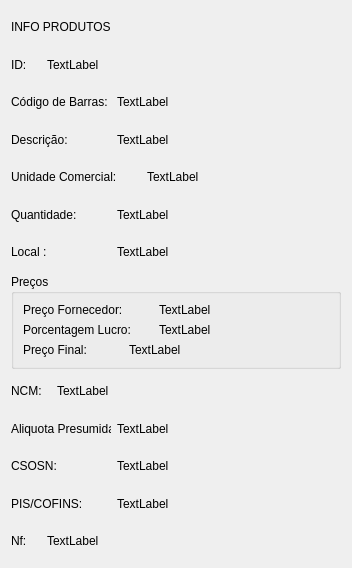
<?xml version="1.0" encoding="UTF-8"?>
<ui version="4.0">
 <class>InfoJanelaProd</class>
 <widget class="QDialog" name="InfoJanelaProd">
  <property name="geometry">
   <rect>
    <x>0</x>
    <y>0</y>
    <width>352</width>
    <height>568</height>
   </rect>
  </property>
  <property name="windowTitle">
   <string>Dialog</string>
  </property>
  <layout class="QVBoxLayout" name="verticalLayout_2">
   <item>
    <widget class="QLabel" name="label_14">
     <property name="styleSheet">
      <string notr="true">font: 700 10pt &quot;Ubuntu&quot;;</string>
     </property>
     <property name="text">
      <string>INFO PRODUTOS</string>
     </property>
    </widget>
   </item>
   <item>
    <layout class="QHBoxLayout" name="horizontalLayout">
     <item>
      <widget class="QLabel" name="label_2">
       <property name="minimumSize">
        <size>
         <width>30</width>
         <height>0</height>
        </size>
       </property>
       <property name="maximumSize">
        <size>
         <width>30</width>
         <height>16777215</height>
        </size>
       </property>
       <property name="text">
        <string>ID:</string>
       </property>
      </widget>
     </item>
     <item>
      <widget class="QLabel" name="Lbl_ID">
       <property name="text">
        <string>TextLabel</string>
       </property>
      </widget>
     </item>
    </layout>
   </item>
   <item>
    <layout class="QHBoxLayout" name="horizontalLayout_2">
     <item>
      <widget class="QLabel" name="label_5">
       <property name="maximumSize">
        <size>
         <width>100</width>
         <height>16777215</height>
        </size>
       </property>
       <property name="text">
        <string>Código de Barras:</string>
       </property>
      </widget>
     </item>
     <item>
      <widget class="QLabel" name="Lbl_CBarras">
       <property name="text">
        <string>TextLabel</string>
       </property>
      </widget>
     </item>
    </layout>
   </item>
   <item>
    <layout class="QHBoxLayout" name="horizontalLayout_3">
     <item>
      <widget class="QLabel" name="label">
       <property name="maximumSize">
        <size>
         <width>100</width>
         <height>16777215</height>
        </size>
       </property>
       <property name="text">
        <string>Descrição:</string>
       </property>
      </widget>
     </item>
     <item>
      <widget class="QLabel" name="Lbl_Desc">
       <property name="text">
        <string>TextLabel</string>
       </property>
      </widget>
     </item>
    </layout>
   </item>
   <item>
    <layout class="QHBoxLayout" name="horizontalLayout_4">
     <item>
      <widget class="QLabel" name="label_4">
       <property name="maximumSize">
        <size>
         <width>130</width>
         <height>16777215</height>
        </size>
       </property>
       <property name="text">
        <string>Unidade Comercial:</string>
       </property>
      </widget>
     </item>
     <item>
      <widget class="QLabel" name="Lbl_UCom">
       <property name="text">
        <string>TextLabel</string>
       </property>
      </widget>
     </item>
    </layout>
   </item>
   <item>
    <layout class="QHBoxLayout" name="horizontalLayout_5">
     <item>
      <widget class="QLabel" name="label_3">
       <property name="maximumSize">
        <size>
         <width>100</width>
         <height>16777215</height>
        </size>
       </property>
       <property name="text">
        <string>Quantidade:</string>
       </property>
      </widget>
     </item>
     <item>
      <widget class="QLabel" name="Lbl_Quant">
       <property name="text">
        <string>TextLabel</string>
       </property>
      </widget>
     </item>
    </layout>
   </item>
   <item>
    <layout class="QHBoxLayout" name="horizontalLayout_9">
     <item>
      <widget class="QLabel" name="label_9">
       <property name="maximumSize">
        <size>
         <width>100</width>
         <height>16777215</height>
        </size>
       </property>
       <property name="text">
        <string>Local :</string>
       </property>
      </widget>
     </item>
     <item>
      <widget class="QLabel" name="Lbl_Local">
       <property name="text">
        <string>TextLabel</string>
       </property>
      </widget>
     </item>
    </layout>
   </item>
   <item>
    <widget class="QGroupBox" name="groupBox">
     <property name="title">
      <string>Preços</string>
     </property>
     <layout class="QVBoxLayout" name="verticalLayout">
      <item>
       <layout class="QHBoxLayout" name="horizontalLayout_6">
        <item>
         <widget class="QLabel" name="label_6">
          <property name="maximumSize">
           <size>
            <width>130</width>
            <height>16777215</height>
           </size>
          </property>
          <property name="text">
           <string>Preço Fornecedor:</string>
          </property>
         </widget>
        </item>
        <item>
         <widget class="QLabel" name="Lbl_PrecoForn">
          <property name="text">
           <string>TextLabel</string>
          </property>
         </widget>
        </item>
       </layout>
      </item>
      <item>
       <layout class="QHBoxLayout" name="horizontalLayout_7">
        <item>
         <widget class="QLabel" name="label_8">
          <property name="maximumSize">
           <size>
            <width>130</width>
            <height>16777215</height>
           </size>
          </property>
          <property name="text">
           <string>Porcentagem Lucro:</string>
          </property>
         </widget>
        </item>
        <item>
         <widget class="QLabel" name="Lbl_PorcentLucro">
          <property name="text">
           <string>TextLabel</string>
          </property>
         </widget>
        </item>
       </layout>
      </item>
      <item>
       <layout class="QHBoxLayout" name="horizontalLayout_8">
        <item>
         <widget class="QLabel" name="label_7">
          <property name="maximumSize">
           <size>
            <width>100</width>
            <height>16777215</height>
           </size>
          </property>
          <property name="text">
           <string>Preço Final:</string>
          </property>
         </widget>
        </item>
        <item>
         <widget class="QLabel" name="Lbl_PrecoFinal">
          <property name="text">
           <string>TextLabel</string>
          </property>
         </widget>
        </item>
       </layout>
      </item>
     </layout>
    </widget>
   </item>
   <item>
    <layout class="QHBoxLayout" name="horizontalLayout_10">
     <item>
      <widget class="QLabel" name="label_10">
       <property name="maximumSize">
        <size>
         <width>40</width>
         <height>16777215</height>
        </size>
       </property>
       <property name="text">
        <string>NCM:</string>
       </property>
      </widget>
     </item>
     <item>
      <widget class="QLabel" name="Lbl_NCM">
       <property name="text">
        <string>TextLabel</string>
       </property>
      </widget>
     </item>
    </layout>
   </item>
   <item>
    <layout class="QHBoxLayout" name="horizontalLayout_11">
     <item>
      <widget class="QLabel" name="label_11">
       <property name="maximumSize">
        <size>
         <width>100</width>
         <height>16777215</height>
        </size>
       </property>
       <property name="text">
        <string>Aliquota Presumida:</string>
       </property>
      </widget>
     </item>
     <item>
      <widget class="QLabel" name="Lbl_AliquotaICMS">
       <property name="text">
        <string>TextLabel</string>
       </property>
      </widget>
     </item>
    </layout>
   </item>
   <item>
    <layout class="QHBoxLayout" name="horizontalLayout_12">
     <item>
      <widget class="QLabel" name="label_12">
       <property name="maximumSize">
        <size>
         <width>100</width>
         <height>16777215</height>
        </size>
       </property>
       <property name="text">
        <string>CSOSN:</string>
       </property>
      </widget>
     </item>
     <item>
      <widget class="QLabel" name="Lbl_Csosn">
       <property name="text">
        <string>TextLabel</string>
       </property>
      </widget>
     </item>
    </layout>
   </item>
   <item>
    <layout class="QHBoxLayout" name="horizontalLayout_13">
     <item>
      <widget class="QLabel" name="label_13">
       <property name="maximumSize">
        <size>
         <width>100</width>
         <height>16777215</height>
        </size>
       </property>
       <property name="text">
        <string>PIS/COFINS:</string>
       </property>
      </widget>
     </item>
     <item>
      <widget class="QLabel" name="Lbl_Pis">
       <property name="text">
        <string>TextLabel</string>
       </property>
      </widget>
     </item>
    </layout>
   </item>
   <item>
    <layout class="QHBoxLayout" name="horizontalLayout_14">
     <item>
      <widget class="QLabel" name="label_15">
       <property name="maximumSize">
        <size>
         <width>30</width>
         <height>16777215</height>
        </size>
       </property>
       <property name="text">
        <string>Nf:</string>
       </property>
      </widget>
     </item>
     <item>
      <widget class="QLabel" name="Lbl_Nf">
       <property name="text">
        <string>TextLabel</string>
       </property>
      </widget>
     </item>
    </layout>
   </item>
  </layout>
 </widget>
 <resources/>
 <connections/>
</ui>
